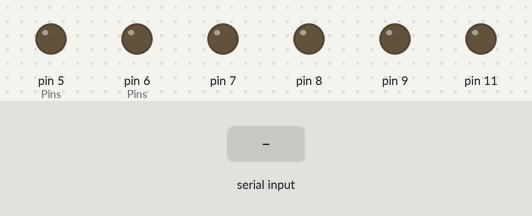
The sketch below on a simulated Arduino Uno, built with avr-gcc and run on an emulated ATmega328P. Shown: output pins drawn as LEDs (lit = HIGH). The inputs (shaded band) are chosen by the test bench.

Above: at 1.2 s.
1.3 s: "1,90,45\n" received over Serial
At 2.0 s:
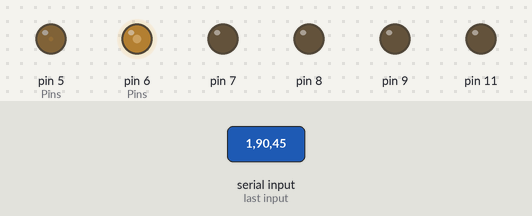
2.8 s: "STOP\n" received over Serial
At 3.2 s:
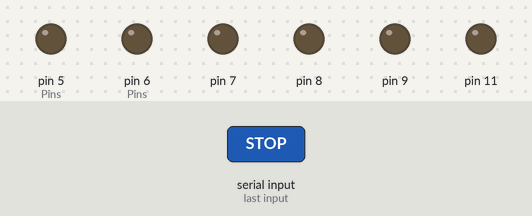
Timing chart, 0 to 5.8 s (numbered marks = the images above; inputs shaded):
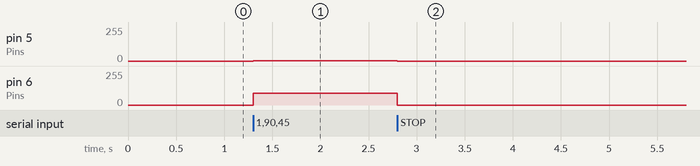

Measured:
- after the input at 1.3 s, pin 5 (Pins): 0/255 → 1/255 at once; pin 6 (Pins): 0/255 → 90/255 at once
- after the input at 2.8 s, pin 5 (Pins): 1/255 → 0/255 at once; pin 6 (Pins): 90/255 → 0/255 at once

The sketch:

pid_receive_arduino.ino
```cpp
int topspeed = 125;

#define FORWARD 'w'
#define LEFT 'a'
#define RIGHT 'd'
#define BACK 's'
#define STOP 'x'

void Set_Speed(int Left, int Right)
{
  if (((int)Left)>topspeed) {Left = topspeed;}
  if (((int)Right)>topspeed) {Right = topspeed;}

  analogWrite(5,Left);    //Send a speed value (Left = 0-255) to Pin #5 for setting the rotation speed of the two left-side wheels.
  analogWrite(6,Right);   //Send a speed value (Right = 0-255) to Pin #6 for setting the rotation speed of the two right-side wheels.
}

void forward () {
  //go forward
 digitalWrite(7, HIGH);       //set Pin #7 to HIGH and set Pin #8 to LOW, making two left-side wheels rotate forward.
 digitalWrite(8, LOW);
 digitalWrite(9, LOW);        //set Pin #11 to HIGH and set Pin #9 to LOW, making two right-side wheels rotate forward.
 digitalWrite(11, HIGH);
}

void back () {
   //go backward
 digitalWrite(7, LOW);        //set Pin #7 to LOW and set Pin #8 to HIGH, making two left-side wheels rotate backward.
 digitalWrite(8, HIGH);
 digitalWrite(9, HIGH);       //set Pin #11 to LOW and set Pin #9 to HIGH, making two right-side wheels rotate backward.
 digitalWrite(11, LOW);
}

void left () {
  //turn left
 digitalWrite(7, LOW);        //set Pin #7 to LOW and set Pin #8 to HIGH, making two left-side wheels rotate backward.
 digitalWrite(8, HIGH);
 digitalWrite(9, LOW);        //set Pin #11 to HIGH and set Pin #9 to LOW, making two right-side wheels rotate forward.
 digitalWrite(11, HIGH);
}

void right () {
  //turn right
 digitalWrite(7, HIGH);       //set Pin #7 to HIGH and set Pin #8 to LOW, making two left-side wheels rotate forward.
 digitalWrite(8, LOW);
 digitalWrite(9, HIGH);       //set Pin #11 to LOW and set Pin #9 to HIGH, making two right-side wheels rotate backward.
 digitalWrite(11, LOW);
}

void stopcar () {
 //stop
 analogWrite (5, 0);          //set the rotation speed of left-side wheels to "0".
 analogWrite (6, 0);          //set the rotation speed of right-side wheels to "0".
}

void setup() {
  // put your setup code here, to run once:
  pinMode (5, OUTPUT);     //Pins #5, 7, 8 are used for controlling the two left-side wheels.
  pinMode (7, OUTPUT);
  pinMode (8, OUTPUT);

  pinMode (6, OUTPUT);    //Pins #6, 9, 11 are used for controlling the two right-side wheels
  pinMode (9, OUTPUT);
  pinMode (11, OUTPUT);

  Serial.begin(115200);

  stopcar();
}

void process_direction(char direction) {
  switch(direction) {
    case FORWARD: {
      forward();
      break;
    }

    case LEFT: {
      digitalWrite(7, HIGH);
      digitalWrite(8, LOW);
      break;
    }

    case RIGHT: {
      digitalWrite(9, LOW);
      digitalWrite(11, HIGH);
      break;
    }

    case BACK: {
      back();
      break;
    }


    case STOP: {
      stopcar();
      break;
    }

  }
}


void loop() {
  // put your main code here, to run repeatedly:
  while (Serial.available()) {
    String pid_command = Serial.readStringUntil('\n');
    pid_command.trim(); // remove "\n" endline character

    // if STOP received, then stop the car motors
    if (pid_command == "STOP") {
      stopcar();
      continue;
    }

    // Parse into left/right speeds and direction
    int firstCommaIndex = pid_command.indexOf(',');
    int secondCommaIndex = pid_command.indexOf(',', firstCommaIndex + 1);

    // Process both motor direction and speed
    if (firstCommaIndex > 0 && secondCommaIndex > firstCommaIndex) {
      int leftSpeed = pid_command.substring(0, firstCommaIndex).toInt();
      int rightSpeed = pid_command.substring(firstCommaIndex + 1).toInt();
      char direction = pid_command.substring(secondCommaIndex + 1)[0];

      // Process motor direction
      process_direction(direction);
      Set_Speed(leftSpeed, rightSpeed);
    }
  }
}
```
